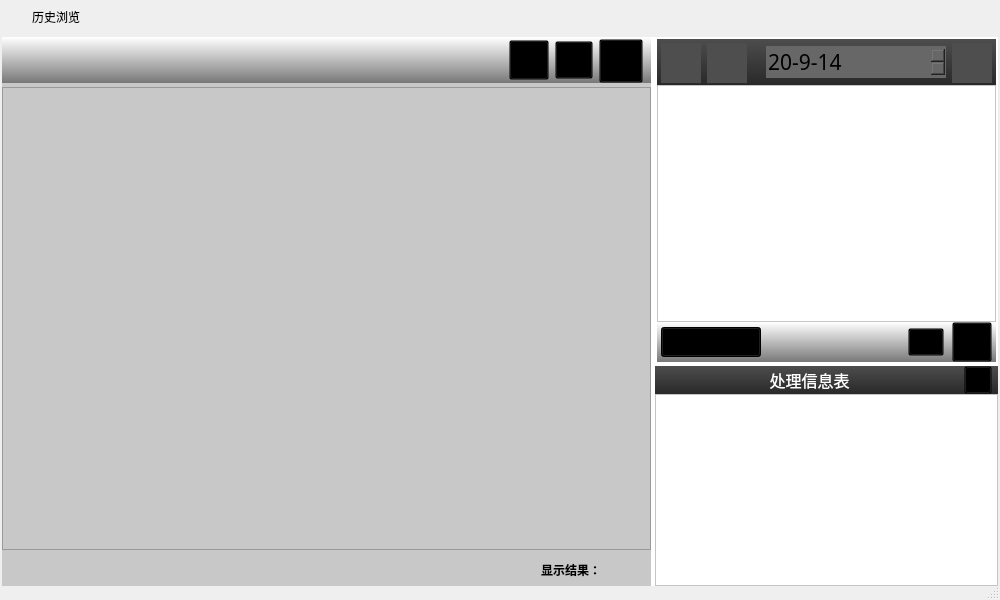
<?xml version="1.0" encoding="UTF-8"?>
<ui version="4.0">
 <class>DlgImageRecord</class>
 <widget class="QDialog" name="DlgImageRecord">
  <property name="geometry">
   <rect>
    <x>0</x>
    <y>0</y>
    <width>1000</width>
    <height>600</height>
   </rect>
  </property>
  <property name="windowTitle">
   <string>Dialog</string>
  </property>
  <property name="styleSheet">
   <string notr="true"/>
  </property>
  <property name="sizeGripEnabled">
   <bool>true</bool>
  </property>
  <layout class="QVBoxLayout" name="verticalLayout">
   <property name="spacing">
    <number>4</number>
   </property>
   <property name="leftMargin">
    <number>2</number>
   </property>
   <property name="topMargin">
    <number>0</number>
   </property>
   <property name="rightMargin">
    <number>2</number>
   </property>
   <property name="bottomMargin">
    <number>14</number>
   </property>
   <item>
    <widget class="QWidget" name="widget_title" native="true">
     <property name="sizePolicy">
      <sizepolicy hsizetype="Preferred" vsizetype="Fixed">
       <horstretch>0</horstretch>
       <verstretch>0</verstretch>
      </sizepolicy>
     </property>
     <property name="minimumSize">
      <size>
       <width>100</width>
       <height>33</height>
      </size>
     </property>
     <layout class="QHBoxLayout" name="horizontalLayout_2">
      <property name="spacing">
       <number>0</number>
      </property>
      <property name="leftMargin">
       <number>0</number>
      </property>
      <property name="topMargin">
       <number>0</number>
      </property>
      <property name="rightMargin">
       <number>0</number>
      </property>
      <property name="bottomMargin">
       <number>0</number>
      </property>
      <item>
       <widget class="QLabel" name="lab_Ico">
        <property name="sizePolicy">
         <sizepolicy hsizetype="Minimum" vsizetype="Preferred">
          <horstretch>0</horstretch>
          <verstretch>0</verstretch>
         </sizepolicy>
        </property>
        <property name="minimumSize">
         <size>
          <width>30</width>
          <height>0</height>
         </size>
        </property>
        <property name="text">
         <string/>
        </property>
        <property name="alignment">
         <set>Qt::AlignCenter</set>
        </property>
       </widget>
      </item>
      <item>
       <widget class="QLabel" name="lab_Title">
        <property name="sizePolicy">
         <sizepolicy hsizetype="Expanding" vsizetype="Preferred">
          <horstretch>0</horstretch>
          <verstretch>0</verstretch>
         </sizepolicy>
        </property>
        <property name="styleSheet">
         <string notr="true">font: 10pt &quot;微软雅黑&quot;;</string>
        </property>
        <property name="text">
         <string>历史浏览</string>
        </property>
        <property name="alignment">
         <set>Qt::AlignLeading|Qt::AlignLeft|Qt::AlignVCenter</set>
        </property>
       </widget>
      </item>
      <item>
       <widget class="QWidget" name="widget_menu" native="true">
        <property name="sizePolicy">
         <sizepolicy hsizetype="Minimum" vsizetype="Preferred">
          <horstretch>0</horstretch>
          <verstretch>0</verstretch>
         </sizepolicy>
        </property>
        <layout class="QHBoxLayout" name="horizontalLayout">
         <property name="spacing">
          <number>0</number>
         </property>
         <property name="leftMargin">
          <number>0</number>
         </property>
         <property name="topMargin">
          <number>0</number>
         </property>
         <property name="rightMargin">
          <number>0</number>
         </property>
         <property name="bottomMargin">
          <number>0</number>
         </property>
         <item>
          <widget class="QPushButton" name="btnMenu_Max">
           <property name="sizePolicy">
            <sizepolicy hsizetype="Minimum" vsizetype="Expanding">
             <horstretch>0</horstretch>
             <verstretch>0</verstretch>
            </sizepolicy>
           </property>
           <property name="minimumSize">
            <size>
             <width>31</width>
             <height>0</height>
            </size>
           </property>
           <property name="cursor">
            <cursorShape>ArrowCursor</cursorShape>
           </property>
           <property name="focusPolicy">
            <enum>Qt::NoFocus</enum>
           </property>
           <property name="toolTip">
            <string>最大化</string>
           </property>
           <property name="text">
            <string/>
           </property>
           <property name="flat">
            <bool>true</bool>
           </property>
          </widget>
         </item>
         <item>
          <widget class="QPushButton" name="btnMenu_Close">
           <property name="sizePolicy">
            <sizepolicy hsizetype="Minimum" vsizetype="Expanding">
             <horstretch>0</horstretch>
             <verstretch>0</verstretch>
            </sizepolicy>
           </property>
           <property name="minimumSize">
            <size>
             <width>40</width>
             <height>0</height>
            </size>
           </property>
           <property name="cursor">
            <cursorShape>ArrowCursor</cursorShape>
           </property>
           <property name="focusPolicy">
            <enum>Qt::NoFocus</enum>
           </property>
           <property name="toolTip">
            <string>关闭</string>
           </property>
           <property name="text">
            <string/>
           </property>
           <property name="flat">
            <bool>true</bool>
           </property>
          </widget>
         </item>
        </layout>
       </widget>
      </item>
     </layout>
    </widget>
   </item>
   <item>
    <widget class="QWidget" name="widget" native="true">
     <property name="styleSheet">
      <string notr="true">background-color: rgb(255, 255, 255);</string>
     </property>
     <layout class="QHBoxLayout" name="horizontalLayout_6" stretch="18,6">
      <property name="spacing">
       <number>4</number>
      </property>
      <property name="leftMargin">
       <number>0</number>
      </property>
      <property name="topMargin">
       <number>0</number>
      </property>
      <property name="rightMargin">
       <number>0</number>
      </property>
      <property name="bottomMargin">
       <number>0</number>
      </property>
      <item>
       <widget class="QWidget" name="widget_2" native="true">
        <property name="styleSheet">
         <string notr="true">background-color: rgb(200, 200, 200);</string>
        </property>
        <layout class="QVBoxLayout" name="verticalLayout_4">
         <property name="spacing">
          <number>4</number>
         </property>
         <property name="leftMargin">
          <number>0</number>
         </property>
         <property name="topMargin">
          <number>0</number>
         </property>
         <property name="rightMargin">
          <number>0</number>
         </property>
         <property name="bottomMargin">
          <number>0</number>
         </property>
         <item>
          <widget class="QWidget" name="widget_3" native="true">
           <property name="minimumSize">
            <size>
             <width>0</width>
             <height>46</height>
            </size>
           </property>
           <property name="maximumSize">
            <size>
             <width>16777215</width>
             <height>46</height>
            </size>
           </property>
           <property name="styleSheet">
            <string notr="true">background: qlineargradient(spread:pad, x1:0, y1:0, x2:0, y2:1, stop:0#ffffff, stop:1 #787878);</string>
           </property>
           <layout class="QHBoxLayout" name="horizontalLayout_5">
            <property name="leftMargin">
             <number>0</number>
            </property>
            <property name="topMargin">
             <number>2</number>
            </property>
            <property name="rightMargin">
             <number>8</number>
            </property>
            <property name="bottomMargin">
             <number>2</number>
            </property>
            <item>
             <spacer name="horizontalSpacer_4">
              <property name="orientation">
               <enum>Qt::Horizontal</enum>
              </property>
              <property name="sizeHint" stdset="0">
               <size>
                <width>475</width>
                <height>20</height>
               </size>
              </property>
             </spacer>
            </item>
            <item>
             <widget class="QToolButton" name="toolButtonRecMin">
              <property name="minimumSize">
               <size>
                <width>40</width>
                <height>40</height>
               </size>
              </property>
              <property name="maximumSize">
               <size>
                <width>40</width>
                <height>40</height>
               </size>
              </property>
              <property name="styleSheet">
               <string notr="true">QToolButton#toolButtonRecMin
{
border-image:url(:/缩小normal.png); 
background: transparent;}
QToolButton#toolButtonRecMin:hover{
border-image:url(:/缩小hover.png); 
  }
QToolButton#toolButtonRecMin:pressed{border-image:url(:/缩小press.png); 
 }</string>
              </property>
              <property name="text">
               <string/>
              </property>
             </widget>
            </item>
            <item>
             <widget class="QToolButton" name="toolButtonRecMax">
              <property name="minimumSize">
               <size>
                <width>38</width>
                <height>38</height>
               </size>
              </property>
              <property name="maximumSize">
               <size>
                <width>38</width>
                <height>38</height>
               </size>
              </property>
              <property name="styleSheet">
               <string notr="true">QToolButton#toolButtonRecMax
{
border-image:url(:/放大normal.png); 
background: transparent;}
QToolButton#toolButtonRecMax:hover{
border-image:url(:/放大hover.png); 
 }
QToolButton#toolButtonRecMax:pressed{border-image:url(:/放大press.png); 
 }</string>
              </property>
              <property name="text">
               <string/>
              </property>
             </widget>
            </item>
            <item>
             <widget class="QToolButton" name="toolButtonRecInit">
              <property name="minimumSize">
               <size>
                <width>44</width>
                <height>44</height>
               </size>
              </property>
              <property name="maximumSize">
               <size>
                <width>44</width>
                <height>44</height>
               </size>
              </property>
              <property name="styleSheet">
               <string notr="true">QToolButton#toolButtonRecInit
{
	border-image: url(:/还原normal.png);
background: transparent;}
QToolButton#toolButtonRecInit:hover{
border-image:url(:/还原hover.png); 
 }
QToolButton#toolButtonRecInit:pressed{border-image:url(:/还原press.png); 
}</string>
              </property>
              <property name="text">
               <string/>
              </property>
             </widget>
            </item>
           </layout>
          </widget>
         </item>
         <item>
          <widget class="GraphicsView" name="graphicsView"/>
         </item>
         <item>
          <widget class="QWidget" name="widget_4" native="true">
           <property name="minimumSize">
            <size>
             <width>0</width>
             <height>32</height>
            </size>
           </property>
           <property name="maximumSize">
            <size>
             <width>16777215</width>
             <height>32</height>
            </size>
           </property>
           <layout class="QHBoxLayout" name="horizontalLayout_4">
            <property name="spacing">
             <number>0</number>
            </property>
            <property name="leftMargin">
             <number>2</number>
            </property>
            <property name="topMargin">
             <number>2</number>
            </property>
            <property name="rightMargin">
             <number>10</number>
            </property>
            <property name="bottomMargin">
             <number>2</number>
            </property>
            <item>
             <spacer name="horizontalSpacer_2">
              <property name="orientation">
               <enum>Qt::Horizontal</enum>
              </property>
              <property name="sizeHint" stdset="0">
               <size>
                <width>499</width>
                <height>20</height>
               </size>
              </property>
             </spacer>
            </item>
            <item>
             <widget class="QLabel" name="label_2">
              <property name="font">
               <font>
                <family>微软雅黑</family>
                <weight>75</weight>
                <bold>true</bold>
               </font>
              </property>
              <property name="text">
               <string>显示结果：</string>
              </property>
             </widget>
            </item>
            <item>
             <widget class="KSlideButton" name="slideButton" native="true">
              <property name="minimumSize">
               <size>
                <width>40</width>
                <height>28</height>
               </size>
              </property>
              <property name="maximumSize">
               <size>
                <width>40</width>
                <height>28</height>
               </size>
              </property>
             </widget>
            </item>
           </layout>
          </widget>
         </item>
        </layout>
       </widget>
      </item>
      <item>
       <widget class="QWidget" name="widget_5" native="true">
        <property name="styleSheet">
         <string notr="true">background-color: rgb(255, 255, 255);</string>
        </property>
        <layout class="QVBoxLayout" name="verticalLayout_5" stretch="1,0">
         <property name="spacing">
          <number>4</number>
         </property>
         <property name="leftMargin">
          <number>0</number>
         </property>
         <property name="topMargin">
          <number>0</number>
         </property>
         <property name="rightMargin">
          <number>0</number>
         </property>
         <property name="bottomMargin">
          <number>0</number>
         </property>
         <item>
          <widget class="QWidget" name="widget_6" native="true">
           <layout class="QVBoxLayout" name="verticalLayout_2" stretch="0,1,0">
            <property name="spacing">
             <number>0</number>
            </property>
            <property name="leftMargin">
             <number>2</number>
            </property>
            <property name="topMargin">
             <number>2</number>
            </property>
            <property name="rightMargin">
             <number>2</number>
            </property>
            <property name="bottomMargin">
             <number>0</number>
            </property>
            <item>
             <widget class="QWidget" name="widget_7" native="true">
              <property name="minimumSize">
               <size>
                <width>0</width>
                <height>46</height>
               </size>
              </property>
              <property name="maximumSize">
               <size>
                <width>16777215</width>
                <height>46</height>
               </size>
              </property>
              <property name="styleSheet">
               <string notr="true">background: qlineargradient(spread:pad, x1:0, y1:0, x2:0, y2:1, stop:0#4D4D4D, stop:1 #292929);</string>
              </property>
              <layout class="QHBoxLayout" name="horizontalLayout_3">
               <property name="leftMargin">
                <number>4</number>
               </property>
               <property name="topMargin">
                <number>4</number>
               </property>
               <property name="rightMargin">
                <number>4</number>
               </property>
               <property name="bottomMargin">
                <number>4</number>
               </property>
               <item>
                <widget class="QToolButton" name="toolButtonShowNg">
                 <property name="minimumSize">
                  <size>
                   <width>40</width>
                   <height>40</height>
                  </size>
                 </property>
                 <property name="styleSheet">
                  <string notr="true">QToolButton#toolButtonShowNg
{
	border-image: url(:/查看错误图片normal.png);
  background-color:rgb(78,78,78); border-style:none;
}

QToolButton#toolButtonShowNg:hover{border-image: url(:/查看错误图片hover.png); background-color:rgb(78,78,78);border-style:none;}
QToolButton#toolButtonShowNg:pressed{border-image: url(:/查看错误图片press.png); background-color:rgb(78,78,78);border-style:none;}</string>
                 </property>
                 <property name="text">
                  <string/>
                 </property>
                </widget>
               </item>
               <item>
                <widget class="QToolButton" name="toolButtonShowAll">
                 <property name="minimumSize">
                  <size>
                   <width>40</width>
                   <height>40</height>
                  </size>
                 </property>
                 <property name="styleSheet">
                  <string notr="true">
QToolButton#toolButtonShowAll
{
	border-image: url(:/查看所有图片normal.png);
  background-color:rgb(78,78,78); border-style:none;}

QToolButton#toolButtonShowAll:hover{border-image:url(:/查看所有图片hover.png);  background-color:rgb(78,78,78);border-style:none;}
QToolButton#toolButtonShowAll:pressed{border-image:url(:查看所有图片press.png); background-color:rgb(78,78,78);border-style:none;}</string>
                 </property>
                 <property name="text">
                  <string/>
                 </property>
                </widget>
               </item>
               <item>
                <spacer name="horizontalSpacer_3">
                 <property name="orientation">
                  <enum>Qt::Horizontal</enum>
                 </property>
                 <property name="sizeType">
                  <enum>QSizePolicy::Fixed</enum>
                 </property>
                 <property name="sizeHint" stdset="0">
                  <size>
                   <width>13</width>
                   <height>13</height>
                  </size>
                 </property>
                </spacer>
               </item>
               <item>
                <widget class="QDateEdit" name="dateEditChose">
                 <property name="minimumSize">
                  <size>
                   <width>180</width>
                   <height>0</height>
                  </size>
                 </property>
                 <property name="font">
                  <font>
                   <family>微软雅黑</family>
                   <pointsize>16</pointsize>
                  </font>
                 </property>
                 <property name="cursor">
                  <cursorShape>PointingHandCursor</cursorShape>
                 </property>
                 <property name="styleSheet">
                  <string notr="true">QDateEdit
{
	border-width:1;border-style:none;
	border-color:rgb(255, 255, 255);
	background-color: rgb(103, 103, 103);
	color::rgb(255, 255, 0);

}
QDateEdit::down-button
{   
	
	background-color: rgb(103, 103, 103);
	subcontrol-origin:border;
    subcontrol-position:left;
    image: url(:/左normal.png);
    width: 20px;
    height: 30px; ;
}
QDateEdit::up-button
{
board:none;
	background-color: rgb(103, 103, 103);
	subcontrol-origin:border;
    subcontrol-position:right;
    image: url(:/右normal.png);
    width: 20px;
    height: 30px;       
}

QDateEdit::up-button:pressed
{
board:none;
background-color: rgb(103, 103, 103);
	subcontrol-origin:border;
    subcontrol-position:right;
    image: url(:/右press.png);
    width: 20px;
    height: 30px;      
}
QDateEdit::down-button:pressed
{
board:none;
background-color: rgb(103, 103, 103);
	subcontrol-origin:border;
    subcontrol-position:left;
    image: url(:/左press.png);
    width: 20px;
    height: 30px; 
}
</string>
                 </property>
                 <property name="minimumDate">
                  <date>
                   <year>2020</year>
                   <month>9</month>
                   <day>14</day>
                  </date>
                 </property>
                 <property name="displayFormat">
                  <string>yy-M-d</string>
                 </property>
                </widget>
               </item>
               <item>
                <spacer name="horizontalSpacer">
                 <property name="orientation">
                  <enum>Qt::Horizontal</enum>
                 </property>
                 <property name="sizeHint" stdset="0">
                  <size>
                   <width>40</width>
                   <height>20</height>
                  </size>
                 </property>
                </spacer>
               </item>
               <item>
                <widget class="QToolButton" name="toolButtonUpdate">
                 <property name="minimumSize">
                  <size>
                   <width>40</width>
                   <height>40</height>
                  </size>
                 </property>
                 <property name="styleSheet">
                  <string notr="true">QToolButton#toolButtonUpdate
{
	border-image: url(:/更新normal.png);
  background-color:rgb(78,78,78); border-style:none;}

QToolButton#toolButtonUpdate:hover{border-image:url(:/更新hover.png);  background-color:rgb(78,78,78);border-style:none;}
QToolButton#toolButtonUpdate:pressed{border-image:url(:更新press.png); background-color:rgb(78,78,78);border-style:none;}</string>
                 </property>
                 <property name="text">
                  <string/>
                 </property>
                </widget>
               </item>
              </layout>
             </widget>
            </item>
            <item>
             <widget class="QTableView" name="tableView"/>
            </item>
            <item>
             <widget class="QWidget" name="widget_8" native="true">
              <property name="minimumSize">
               <size>
                <width>40</width>
                <height>40</height>
               </size>
              </property>
              <property name="styleSheet">
               <string notr="true">background: qlineargradient(spread:pad, x1:0, y1:0, x2:0, y2:1, stop:0#ffffff, stop:1 #787878);</string>
              </property>
              <layout class="QHBoxLayout" name="horizontalLayout_7">
               <property name="spacing">
                <number>8</number>
               </property>
               <property name="leftMargin">
                <number>4</number>
               </property>
               <property name="topMargin">
                <number>0</number>
               </property>
               <property name="rightMargin">
                <number>4</number>
               </property>
               <property name="bottomMargin">
                <number>0</number>
               </property>
               <item>
                <widget class="QComboBox" name="comboBox">
                 <property name="minimumSize">
                  <size>
                   <width>100</width>
                   <height>30</height>
                  </size>
                 </property>
                 <property name="maximumSize">
                  <size>
                   <width>100</width>
                   <height>16777215</height>
                  </size>
                 </property>
                 <property name="styleSheet">
                  <string notr="true">font: 75 10pt &quot;微软雅黑&quot;;</string>
                 </property>
                 <item>
                  <property name="text">
                   <string>所有图像</string>
                  </property>
                 </item>
                </widget>
               </item>
               <item>
                <spacer name="horizontalSpacer_5">
                 <property name="orientation">
                  <enum>Qt::Horizontal</enum>
                 </property>
                 <property name="sizeHint" stdset="0">
                  <size>
                   <width>40</width>
                   <height>20</height>
                  </size>
                 </property>
                </spacer>
               </item>
               <item>
                <widget class="QToolButton" name="toolButtonDelImg">
                 <property name="minimumSize">
                  <size>
                   <width>36</width>
                   <height>28</height>
                  </size>
                 </property>
                 <property name="maximumSize">
                  <size>
                   <width>36</width>
                   <height>28</height>
                  </size>
                 </property>
                 <property name="styleSheet">
                  <string notr="true">QToolButton#toolButtonDelImg
{border-image:url(:/删除照片hover.png);  background:transparent;}
QToolButton#toolButtonDelImg:hover{border-image:url(:/删除照片normal.png); }
QToolButton#toolButtonDelImg:pressed{border-image:url(:删除照片press.png);}</string>
                 </property>
                 <property name="text">
                  <string/>
                 </property>
                </widget>
               </item>
               <item>
                <widget class="QToolButton" name="toolButtonDelFloder">
                 <property name="minimumSize">
                  <size>
                   <width>40</width>
                   <height>40</height>
                  </size>
                 </property>
                 <property name="styleSheet">
                  <string notr="true">QToolButton#toolButtonDelFloder:hover
{border-image:url(:/删除文件夹normal.png); }
QToolButton#toolButtonDelFloder{border-image:url(:/删除文件夹hover.png); 
 background:transparent;}
QToolButton#toolButtonDelFloder:pressed{border-image:url(:删除文件夹press.png);}</string>
                 </property>
                 <property name="text">
                  <string/>
                 </property>
                </widget>
               </item>
              </layout>
             </widget>
            </item>
           </layout>
          </widget>
         </item>
         <item>
          <widget class="QWidget" name="widget_9" native="true">
           <layout class="QVBoxLayout" name="verticalLayout_3">
            <property name="spacing">
             <number>0</number>
            </property>
            <property name="leftMargin">
             <number>0</number>
            </property>
            <property name="topMargin">
             <number>0</number>
            </property>
            <property name="rightMargin">
             <number>0</number>
            </property>
            <property name="bottomMargin">
             <number>0</number>
            </property>
            <item>
             <widget class="QWidget" name="widget_10" native="true">
              <property name="sizePolicy">
               <sizepolicy hsizetype="Preferred" vsizetype="Preferred">
                <horstretch>28</horstretch>
                <verstretch>28</verstretch>
               </sizepolicy>
              </property>
              <property name="minimumSize">
               <size>
                <width>0</width>
                <height>28</height>
               </size>
              </property>
              <property name="maximumSize">
               <size>
                <width>1000</width>
                <height>28</height>
               </size>
              </property>
              <property name="styleSheet">
               <string notr="true">background: qlineargradient(spread:pad, x1:0, y1:0, x2:0, y2:1, stop:0#4D4D4D, stop:1 #292929);</string>
              </property>
              <layout class="QHBoxLayout" name="horizontalLayout_8">
               <property name="spacing">
                <number>0</number>
               </property>
               <property name="leftMargin">
                <number>0</number>
               </property>
               <property name="topMargin">
                <number>0</number>
               </property>
               <property name="rightMargin">
                <number>6</number>
               </property>
               <property name="bottomMargin">
                <number>0</number>
               </property>
               <item>
                <widget class="QLabel" name="label">
                 <property name="minimumSize">
                  <size>
                   <width>0</width>
                   <height>28</height>
                  </size>
                 </property>
                 <property name="maximumSize">
                  <size>
                   <width>16777215</width>
                   <height>28</height>
                  </size>
                 </property>
                 <property name="font">
                  <font>
                   <family>微软雅黑</family>
                   <pointsize>12</pointsize>
                  </font>
                 </property>
                 <property name="styleSheet">
                  <string notr="true">
color: rgb(255, 255, 255);</string>
                 </property>
                 <property name="text">
                  <string>处理信息表</string>
                 </property>
                 <property name="alignment">
                  <set>Qt::AlignCenter</set>
                 </property>
                </widget>
               </item>
               <item>
                <widget class="QToolButton" name="toolButtonShowInfo">
                 <property name="minimumSize">
                  <size>
                   <width>28</width>
                   <height>28</height>
                  </size>
                 </property>
                 <property name="maximumSize">
                  <size>
                   <width>28</width>
                   <height>28</height>
                  </size>
                 </property>
                 <property name="styleSheet">
                  <string notr="true">QToolButton#toolButtonShowInfo
{border-image:url(:/下箭头normal.png);  background:transparent;}
QToolButton#toolButtonShowInfo:hover{border-image:url(:/下箭头hover.png); }
QToolButton#toolButtonShowInfo:pressed{border-image:url(:下箭头press.png); }</string>
                 </property>
                 <property name="text">
                  <string/>
                 </property>
                </widget>
               </item>
              </layout>
             </widget>
            </item>
            <item>
             <widget class="QListView" name="listView">
              <property name="minimumSize">
               <size>
                <width>0</width>
                <height>40</height>
               </size>
              </property>
              <property name="styleSheet">
               <string notr="true">QListView::item{
          height:12px;
 }</string>
              </property>
             </widget>
            </item>
           </layout>
          </widget>
         </item>
        </layout>
       </widget>
      </item>
     </layout>
    </widget>
   </item>
  </layout>
 </widget>
 <customwidgets>
  <customwidget>
   <class>GraphicsView</class>
   <extends>QGraphicsView</extends>
   <header location="global">controls/graphicsview.h</header>
  </customwidget>
  <customwidget>
   <class>KSlideButton</class>
   <extends>QWidget</extends>
   <header location="global">kcontrols/kslidebutton.h</header>
   <container>1</container>
  </customwidget>
 </customwidgets>
 <resources/>
 <connections/>
</ui>
